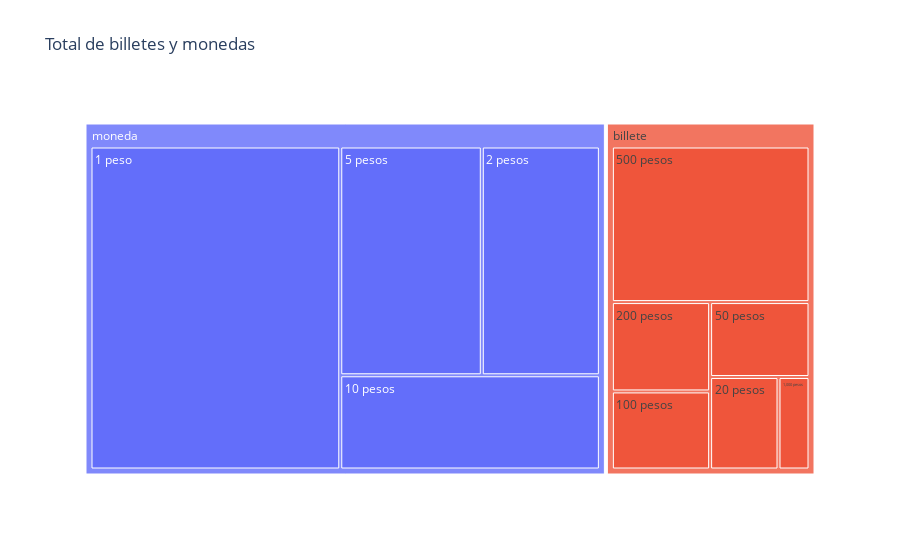

Notebook cell for this chart:
### Code cell
df = pd.merge(left=dfMonedas,
         right=dfBilletes,
         left_index=True,
         right_index=True,
         how="outer")

df = df[df.index >= pd.to_datetime("2020-01-02")]

ultima_fila = df.iloc[-1]
treemap_df = ultima_fila.reset_index()
treemap_df.columns = ['Denominacion', 'Cantidad (Millones de Piezas)']

def obtenerValor(valor_str):
    numero = int(valor_str.split()[0].replace(',', ''))
    return numero
treemap_df['Valor'] = treemap_df['Denominacion'].apply(obtenerValor)

def clasificar(valor_str):
    # Extrae el número del string (asume que el número está al inicio)
    numero = int(valor_str.split()[0].replace(',', ''))
    return 'moneda' if numero < 20 else 'billete'

# Aplicar la función
treemap_df['Formato'] = treemap_df['Denominacion'].apply(clasificar)
fig = px.treemap(
    treemap_df,
    path=['Formato', "Denominacion"],
    values='Cantidad (Millones de Piezas)',
    title='Total de billetes y monedas',
    color_continuous_scale="Blues"
)

fig.show()

### Figure 1 — Plotly figure (JSON) as saved in the notebook; plotly's stock layout.template omitted (floating-point values rounded to 4 significant figures)
{"data": [{"branchvalues": "total", "domain": {"x": [0, 1], "y": [0, 1]}, "hovertemplate": "labels=%{label}<br>Cantidad (Millones de Piezas)=%{value}<br>parent=%{parent}<br>id=%{id}<extra></extra>", "ids": ["moneda/1 peso", "billete/1,000 pesos", "moneda/10 pesos", "billete/100 pesos", "moneda/2 pesos", "billete/20 pesos", "billete/200 pesos", "moneda/5 pesos", "billete/50 pesos", "billete/500 pesos", "billete", "moneda"], "labels": ["1 peso", "1,000 pesos", "10 pesos", "100 pesos", "2 pesos", "20 pesos", "200 pesos", "5 pesos", "50 pesos", "500 pesos", "billete", "moneda"], "name": "", "parents": ["moneda", "billete", "moneda", "billete", "moneda", "billete", "billete", "moneda", "billete", "billete", "", ""], "type": "treemap", "values": [11580.0, 426.4, 3512.0, 1141.0, 3878.0, 941.3, 1306.0, 4648.0, 1108.0, 4574.0, 9496.0, 23620.0]}], "layout": {"legend": {"tracegroupgap": 0}, "title": {"text": "Total de billetes y monedas"}}}
